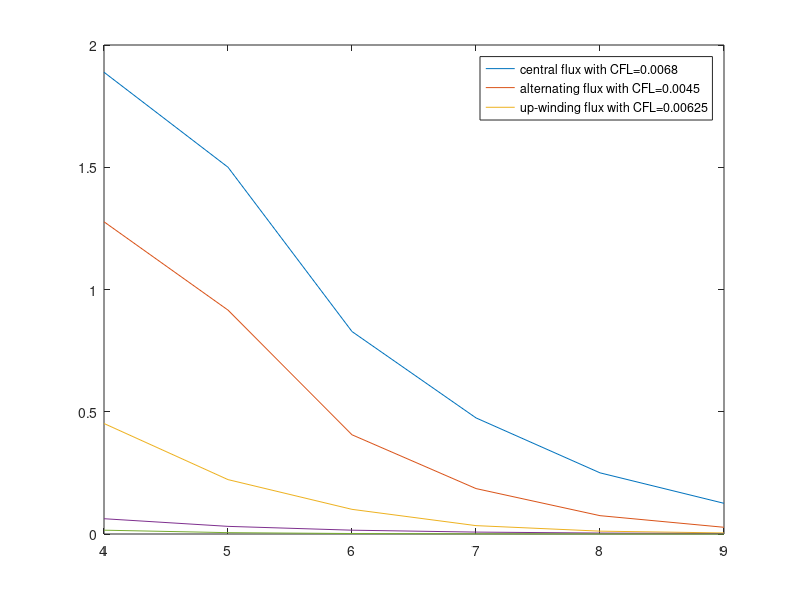

Here is the MATLAB script that generated this plot:
C=[2.0000e+00   4.0000e+00   2.9530e-01   1.8886e+00
2.0000e+00   5.0000e+00   1.7203e-01   1.5001e+00
2.0000e+00   6.0000e+00   6.2190e-02   8.2806e-01
2.0000e+00   7.0000e+00   2.9634e-02   4.7486e-01
2.0000e+00   8.0000e+00   1.0839e-02   2.5014e-01
2.0000e+00   9.0000e+00   3.8700e-03   1.2554e-01];     %cfl=0.0068


A=[2.0000e+00   4.0000e+00   1.6057e-01   1.2770e+00
2.0000e+00   5.0000e+00   5.9727e-02   9.1575e-01
2.0000e+00   6.0000e+00   3.0425e-02   4.0578e-01
2.0000e+00   7.0000e+00   9.5843e-03   1.8581e-01
2.0000e+00   8.0000e+00   3.0692e-03   7.5016e-02
2.0000e+00   9.0000e+00   7.4479e-04   2.7476e-02];     %cfl=0.0045


U=[2.0000e+00   4.0000e+00   1.5184e-01   4.5193e-01
2.0000e+00   5.0000e+00   5.8034e-02   2.2244e-01
2.0000e+00   6.0000e+00   1.1166e-02   1.0084e-01
2.0000e+00   7.0000e+00   2.8075e-03   3.4250e-02
2.0000e+00   8.0000e+00   1.4295e-03   1.1689e-02
2.0000e+00   9.0000e+00   1.0272e-03   4.2937e-03];     %cfl=0.00625

for i =2:6
    c(i,1)=log2(C(i-1,4)/C(i,4));
    a(i,1)=log2(A(i-1,4)/A(i,4));
    u(i,1)=log2(U(i-1,4)/U(i,4));
end

n=A(:,2);
e1=C(:,4);
e2=A(:,4);
e3=U(:,4);
plot(n,e1,n,e2,n,e3,n,2.^(-n),n,2.^(-1.5*n))
legend('central flux with CFL=0.0068','alternating flux with CFL=0.0045','up-winding flux with CFL=0.00625')
